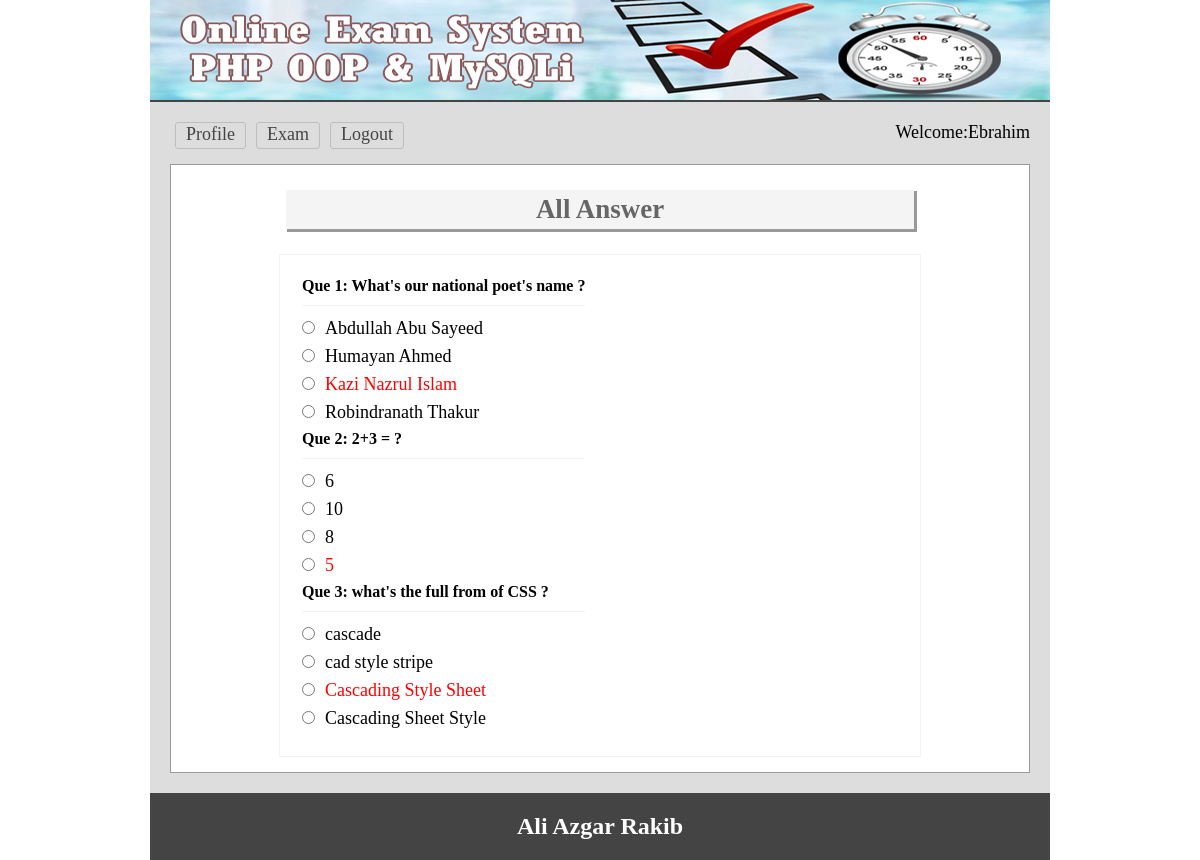
The page /result.php (signed in) on the database its author committed.
### tables this page shows
CREATE TABLE `questions` (
  `id` int(11) NOT NULL,
  `qno` int(11) NOT NULL,
  `title` text NOT NULL
);

CREATE TABLE `answers` (
  `id` int(11) NOT NULL,
  `qno` int(11) NOT NULL,
  `rightans` int(11) NOT NULL DEFAULT 0,
  `answer` text NOT NULL
);

### lib/Session.php (called while the page is built, shortened)
<?php
class Session
{
	public static function get($key)
	{
		if (isset($_SESSION[$key])) {
			return $_SESSION[$key];
		} else {
			return false;
		}
	}
}

### lib/Database.php (called while the page is built, shortened)
<?php
class Database
{
	public $host   = DB_HOST;
	public $user   = DB_USER;
	public $pass   = DB_PASS;
	public $dbname = DB_NAME;
	public $link;
	private function connectDB()
	{
		$this->link = new mysqli($this->host, $this->user, $this->pass, $this->dbname);
	}
	public function select($query)
	{
		$result = $this->link->query($query) or die($this->link->error . __LINE__);
		if ($result->num_rows > 0) {
			return $result;
		} else {
			return false;
		}
	}
}

### classes/Exam.php (called while the page is built, shortened)
<?php
class Exam
{
    private $db;
    public function __construct()
    {
        $this->db = new Database();
    }
    public function getQuesData()
    {
        $query = "SELECT * FROM questions ORDER BY qno ASC";
        $result = $this->db->select($query);
        return $result;
    }
    public function getAnswerByQ($number)
    {
        $query  = "SELECT * FROM answers WHERE qno=$number";
        $result = $this->db->select($query);
        return $result;
    }
}

### result.php (the view, shortened to what this page needs)
<?php
require_once 'inc/header.php';
$questions = $exam->getQuesData();
?>
<div class="main">
    <h1>All Answer </h1>
    <div class="test">
        <table>
            <?php foreach ($questions as $question) { ?>
            <tr>
                <td colspan="2">
                    <h3>Que <?= $question['qno'] ?>: <?= $question['title'] ?></h3>
                </td>
            </tr>
            <?php
                $answers   = $exam->getAnswerByQ($question['qno']);
                foreach ($answers as $answer) {
                ?>
            <tr>
                <td>
                    <input name="answer" type="radio" /><span
                        <?= $answer['rightans'] == 1 ? "style='color:red;'" : '' ?>><?= $answer['answer'] ?></span>
                </td>
            </tr>
            <?php
                }
            }
            ?>
        </table>
    </div>
</div>
<?php include 'inc/footer.php'; ?>

### inc/header.php (shortened to what this page needs)
<?php
require_once("lib/Session.php");
require_once("lib/Database.php");
$exam    = new Exam();
?>
<!doctype html>
<html>
<head>
    <link rel="stylesheet" href="css/main.css">
</head>
<body>
    <div class="phpcoding">
        <section class="headeroption"></section>
        <section class="maincontent">
            <div class="menu">
                <ul>
                    <?php
                    $login = Session::get('login');
                    if ($login == true) {
                    ?>
                    <li><a href="profile.php">Profile</a></li>
                    <li><a href="exam.php">Exam</a></li>
                    <li><a href="?action=logout">Logout</a></li>
                    <?php } else { ?>
                    <li><a href="index.php">Login</a></li>
                    <li><a href="register.php">Register</a></li>
                    <?php } ?>
                </ul>
                <?php if ($login == true) { ?>
                <span style='float:right'>Welcome:<?= Session::get('name') ?></span>
                <?php } ?>
            </div>

### inc/footer.php
</section>
<section class="footeroption">
    <h2><?php echo "Ali Azgar Rakib"; ?></h2>
</section>
</div>
</body>
</html>

### css/main.css (style rules this page uses)
* { margin: 0; padding: 0; outline: none }
body { font-family: verdana }
.phpcoding { width: 900px; margin: 0 auto; background: #ddd }
.headeroption { background: #444 url("../img/banner.png") no-repeat scroll 0 0; border-bottom: 2px solid #444444; height: 100px; }
.footeroption { background: #444; color: #fff; text-align: center; padding: 20px; }
.headeroption h2, .footeroption h2 { margin: 0; font-size: 24px }
.maincontent { font-size: 18px; min-height: 430px; padding: 20px; }
.main { background: #fff none repeat scroll 0 0; border: 1px solid #999; margin-top: 10px; min-height: 368px; padding: 15px; width: 828px; }
.main h1 { background: #f4f4f4 none repeat scroll 0 0; box-shadow: 2px 2px 0 1px #999; color: #666; margin: 10px auto 25px; padding: 4px; text-align: center; width: 620px; }
.menu { overflow: hidden; }
.menu ul { margin: 0; padding: 0; list-style: none }
.menu ul li { display: block; float: left; }
.menu ul li a { border: 1px solid #bdbdbd; border-radius: 3px; color: #444; display: block; margin: 0 5px 5px; padding: 1px 10px 3px; text-decoration: none; }
.test { border: 1px solid #f3f3f3; margin: 0 auto; max-width: 600px; padding: 20px; }
.test input[type="radio"] { margin-bottom: 10px; margin-right: 10px; cursor: pointer; }
.test h3 { border-bottom: 1px solid #f3f3f3; font-size: 16px; margin-bottom: 10px; padding-bottom: 10px; }

### rows shown on the page
questions: qno "1", title "What's our national poet's name ?"
answers: answer "Abdullah Abu Sayeed"
answers: answer "Humayan Ahmed"
answers: answer "Kazi Nazrul Islam"
answers: answer "Robindranath Thakur"
questions: qno "2", title "2+3 = ?"
answers: answer "6"
answers: answer "10"
answers: answer "8"
answers: answer "5"
questions: qno "3", title "what's the full from of CSS ?"
answers: answer "cascade"
answers: answer "cad style stripe"
answers: answer "Cascading Style Sheet"
answers: answer "Cascading Sheet Style"

### other values the page prints
Session::get('name') "Ebrahim"
